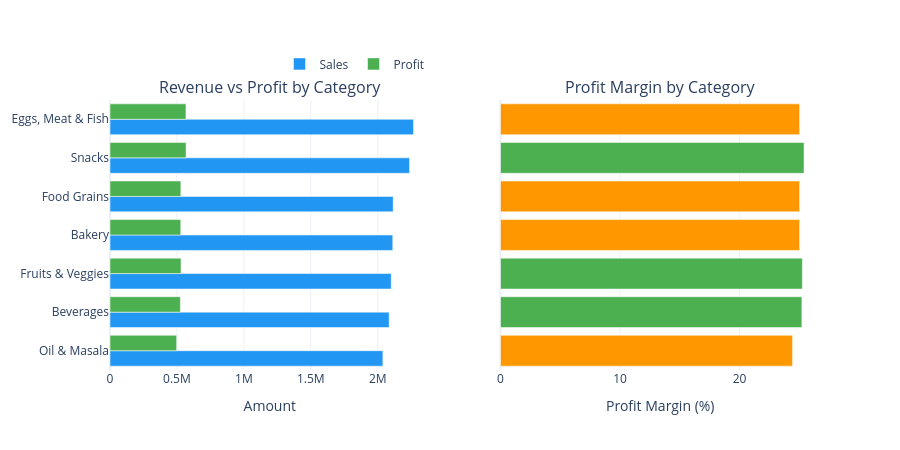

Notebook code for this chart:
### Markdown cell above
---
## 2. Category Profitability — Where the Money Comes From

Not all product categories are equally profitable. Let's compare revenue generation against actual margin performance.

### Code cell
cat = df.groupby('Category').agg(
    Sales=('Sales', 'sum'),
    Profit=('Profit', 'sum'),
    Orders=('Order ID', 'count'),
    Avg_Discount=('Discount', 'mean')
).reset_index()
cat['Profit_Margin'] = (cat['Profit'] / cat['Sales'] * 100).round(2)
cat = cat.sort_values('Sales', ascending=True)

fig = make_subplots(rows=1, cols=2, subplot_titles=('Revenue vs Profit by Category', 'Profit Margin by Category'),
                    shared_yaxes=True)

fig.add_trace(go.Bar(y=cat['Category'], x=cat['Sales'], name='Sales',
                     orientation='h', marker_color=COLOR_SALES), row=1, col=1)
fig.add_trace(go.Bar(y=cat['Category'], x=cat['Profit'], name='Profit',
                     orientation='h', marker_color=COLOR_PROFIT), row=1, col=1)

colors = [COLOR_PROFIT if m > cat['Profit_Margin'].median() else COLOR_DISCOUNT for m in cat['Profit_Margin']]
fig.add_trace(go.Bar(y=cat['Category'], x=cat['Profit_Margin'], name='Margin %',
                     orientation='h', marker_color=colors, showlegend=False), row=1, col=2)

fig.update_layout(template=TEMPLATE, height=450, barmode='group',
                  legend=dict(orientation='h', yanchor='bottom', y=1.08, xanchor='right', x=0.45))
fig.update_xaxes(title_text='Amount', row=1, col=1)
fig.update_xaxes(title_text='Profit Margin (%)', row=1, col=2)
fig.show()

### Figure 1 — Plotly figure (JSON) as saved in the notebook; plotly's stock layout.template omitted (floating-point values rounded to 4 significant figures)
{"data": [{"marker": {"color": "#2196F3"}, "name": "Sales", "orientation": "h", "type": "bar", "x": [2038442, 2085313, 2100727, 2112281, 2115272, 2237546, 2267401], "xaxis": "x", "y": ["Oil & Masala", "Beverages", "Fruits & Veggies", "Bakery", "Food Grains", "Snacks", "Eggs, Meat & Fish"], "yaxis": "y"}, {"marker": {"color": "#4CAF50"}, "name": "Profit", "orientation": "h", "type": "bar", "x": [497900.0, 525600.0, 530400.0, 528500.0, 529200.0, 568200.0, 567400.0], "xaxis": "x", "y": ["Oil & Masala", "Beverages", "Fruits & Veggies", "Bakery", "Food Grains", "Snacks", "Eggs, Meat & Fish"], "yaxis": "y"}, {"marker": {"color": ["#FF9800", "#4CAF50", "#4CAF50", "#FF9800", "#FF9800", "#4CAF50", "#FF9800"]}, "name": "Margin %", "orientation": "h", "showlegend": false, "type": "bar", "x": [24.43, 25.21, 25.25, 25.02, 25.02, 25.39, 25.02], "xaxis": "x2", "y": ["Oil & Masala", "Beverages", "Fruits & Veggies", "Bakery", "Food Grains", "Snacks", "Eggs, Meat & Fish"], "yaxis": "y2"}], "layout": {"annotations": [{"font": {"size": 16}, "showarrow": false, "text": "Revenue vs Profit by Category", "x": 0.225, "xanchor": "center", "xref": "paper", "y": 1, "yanchor": "bottom", "yref": "paper"}, {"font": {"size": 16}, "showarrow": false, "text": "Profit Margin by Category", "x": 0.775, "xanchor": "center", "xref": "paper", "y": 1, "yanchor": "bottom", "yref": "paper"}], "barmode": "group", "height": 450, "legend": {"orientation": "h", "x": 0.45, "xanchor": "right", "y": 1.08, "yanchor": "bottom"}, "xaxis": {"anchor": "y", "domain": [0, 0.45], "title": {"text": "Amount"}}, "xaxis2": {"anchor": "y2", "domain": [0.55, 1], "title": {"text": "Profit Margin (%)"}}, "yaxis": {"anchor": "x", "domain": [0, 1]}, "yaxis2": {"anchor": "x2", "domain": [0, 1], "matches": "y", "showticklabels": false}}}
